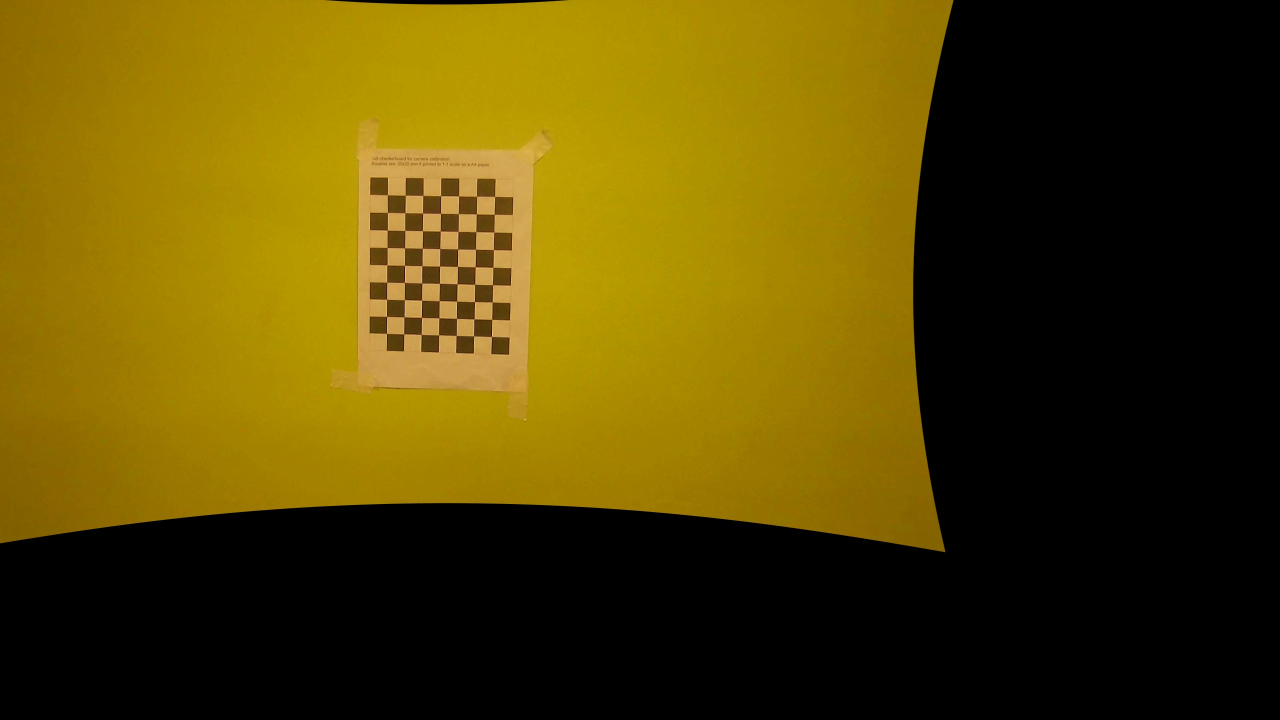
#> input picture cam_callibration/pinhole_images/001 (1).jpg, 2560 x 1440 px (shown at 1/2 size); its folder holds 4 pictures in this run
$ python callibrate.py
#> lines starting #> are read from the running program, lines starting #| are printed output that depends on the picture
import cv2
import numpy as np
from pathlib import Path

# ================= SETTINGS =================
IMG_DIR = Path(
    r"C:\Users\ASUS\Documents\campus related\5. fifth semester\Macchine Learning\kamera kalibrasi\pinhole_images"
)

OUT_FILE = Path("calibration/camW_intrinsics.npz")

ROWS = 7
COLS = 9
SQUARE = 0.02
# ===========================================

pattern_size = (COLS, ROWS)

objp = np.zeros((ROWS * COLS, 3), np.float32)
objp[:, :2] = np.mgrid[0:COLS, 0:ROWS].T.reshape(-1, 2)
objp *= SQUARE

objpoints = []
imgpoints = []

criteria = (cv2.TERM_CRITERIA_EPS + cv2.TERM_CRITERIA_MAX_ITER, 30, 1e-6)

for img_path in sorted(IMG_DIR.glob("*.jpg")):
    img = cv2.imread(str(img_path))
#> img is the input picture: shape (1440, 2560, 3); mean B, G, R 3.1, 69.1, 86.2
    if img is None:
        print("[WARN] Cannot read:", img_path)
        continue

    gray = cv2.cvtColor(img, cv2.COLOR_BGR2GRAY)
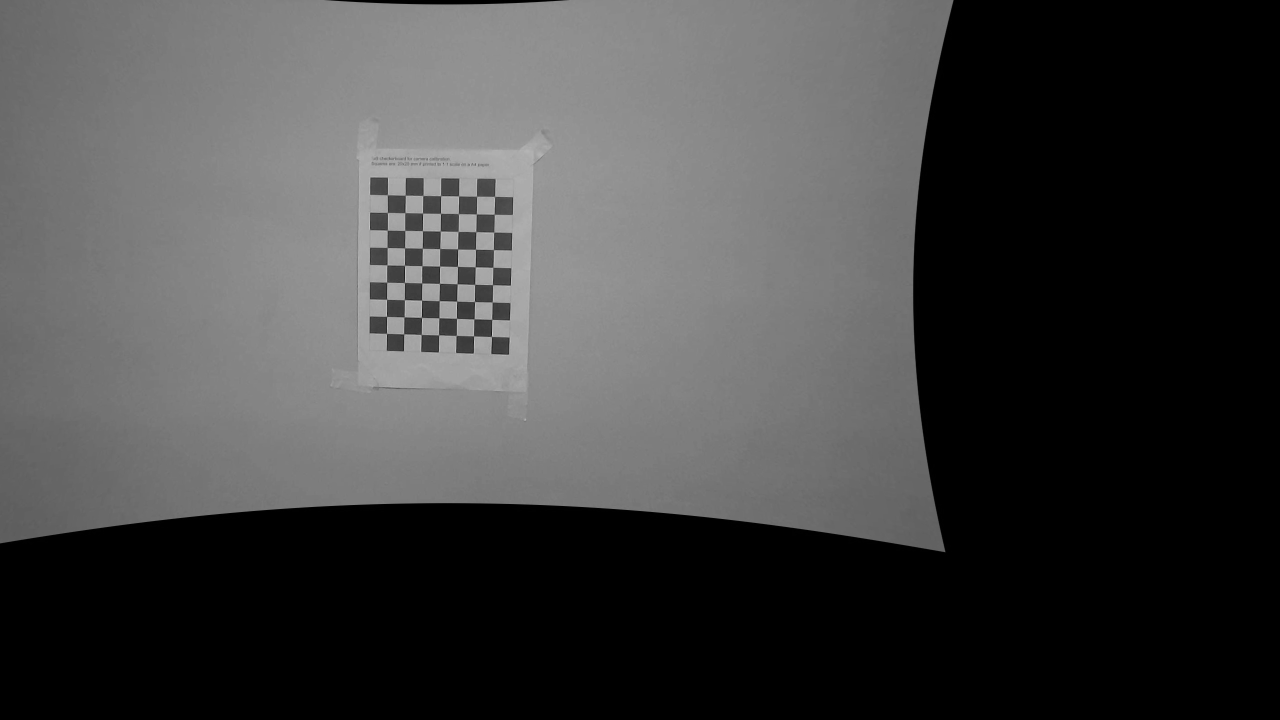
#> gray: shape (1440, 2560) (shown at 1/2 size); min 0, max 222, mean 66.6

    ok, corners = cv2.findChessboardCorners(gray, pattern_size)
#> ok = True; corners = 63 rows, first 8: [989.5, 393.8], [988.3, 428.9], [987.8, 465.4], [987.6, 500.1], [986.1, 534.7], [985.4, 569.7], [984.8, 604.2], [984.4, 639]
    if not ok:
        continue

    corners = cv2.cornerSubPix(gray, corners, (11, 11), (-1, -1), criteria)
#> corners = 63 rows, first 8: [989.6, 393.4], [988.7, 428.9], [988.2, 464.6], [987.3, 499.9], [986.3, 535], [985.5, 569.8], [984.7, 604.4], [984.2, 639.3]

    objpoints.append(objp)
    imgpoints.append(corners)
#> pass 2 of the loop `for img_path in sorted(IMG_DIR.glob("*.jpg")):`:
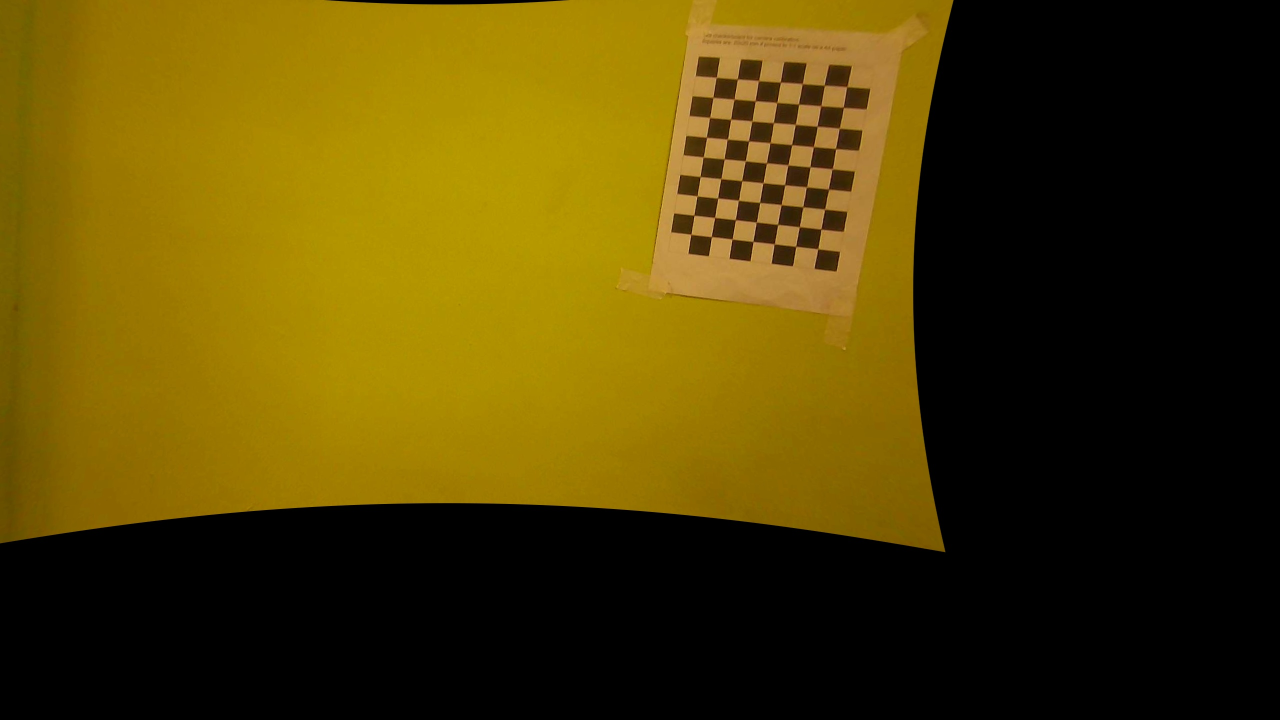
#> input picture cam_callibration/pinhole_images/001 (10).jpg, 2560 x 1440 px (shown at 1/2 size)
#> img is the input picture: shape (1440, 2560, 3); mean B, G, R 3.3, 64.5, 81.8
#> `gray = cv2.cvtColor(img, cv2.COLOR_BGR2GRAY)`:
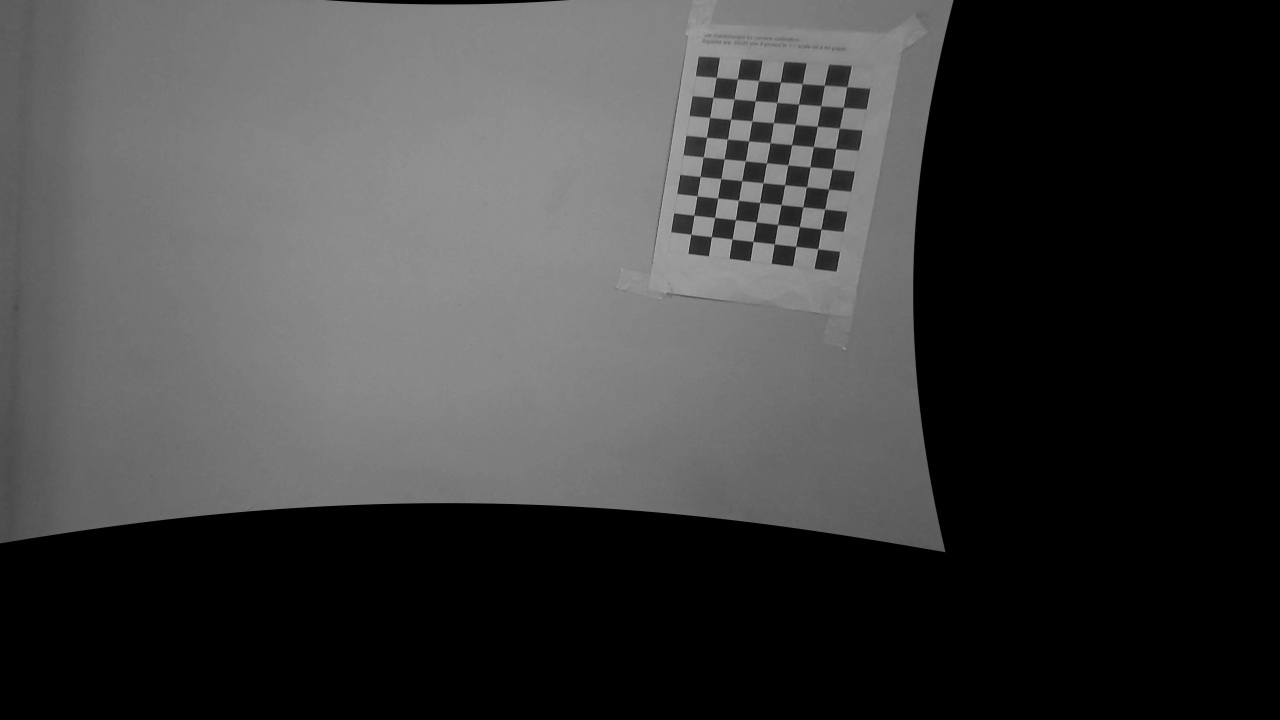
#> gray: shape (1440, 2560) (shown at 1/2 size); min 0, max 206, mean 62.7
#> `ok, corners = cv2.findChessboardCorners(gray, pattern_size)`: corners = 63 rows, first 8: [1695, 174], [1687.5, 215], [1679.5, 256.5], [1671.5, 297.5], [1664.5, 338], [1657.6, 377.3], [1650, 419], [1641.9, 458.9]
#> `corners = cv2.cornerSubPix(gray, corners, (11, 11), (-1, -1), criteria)`: corners = 63 rows, first 8: [1694, 173.7], [1687, 215.2], [1678.9, 256.8], [1671.6, 297.6], [1664.6, 338], [1657.4, 378.7], [1649.6, 418.7], [1642.3, 458.7]
#> pass 3 of the loop `for img_path in sorted(IMG_DIR.glob("*.jpg")):`:
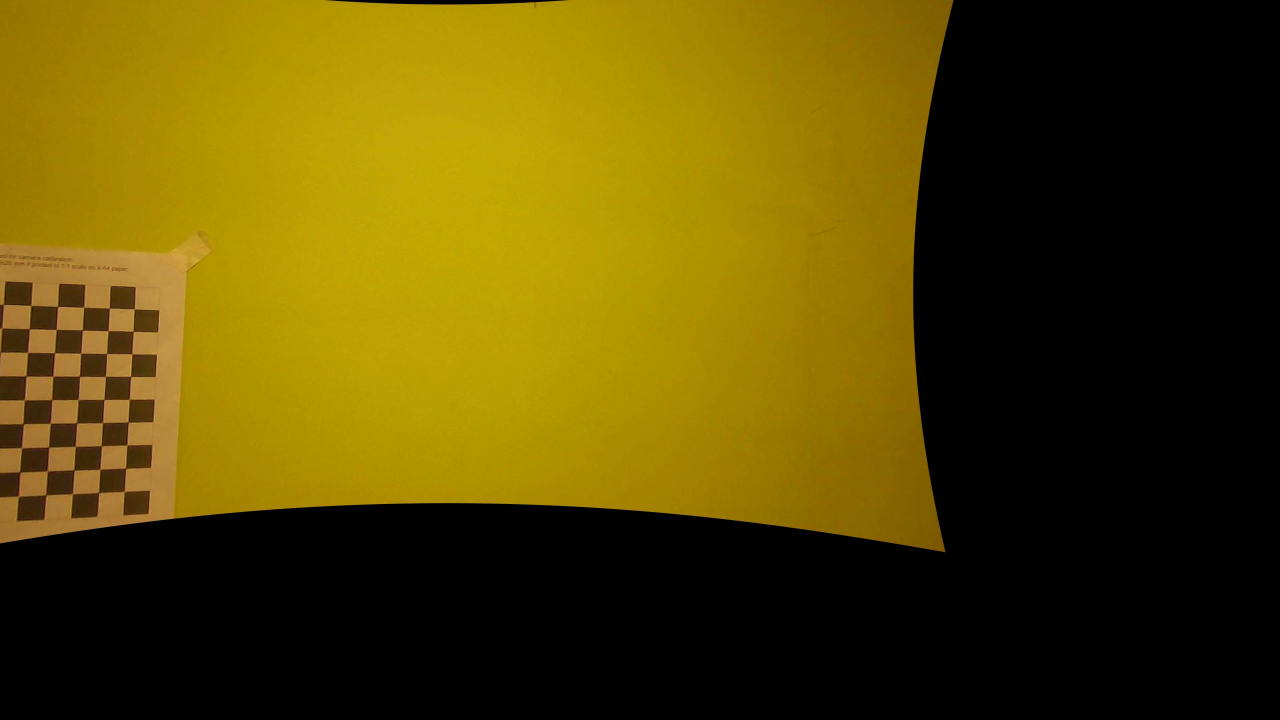
#> input picture cam_callibration/pinhole_images/001 (11).jpg, 2560 x 1440 px (shown at 1/2 size)
#> img is the input picture: shape (1440, 2560, 3); mean B, G, R 2.7, 71, 87.7
#> `gray = cv2.cvtColor(img, cv2.COLOR_BGR2GRAY)`:
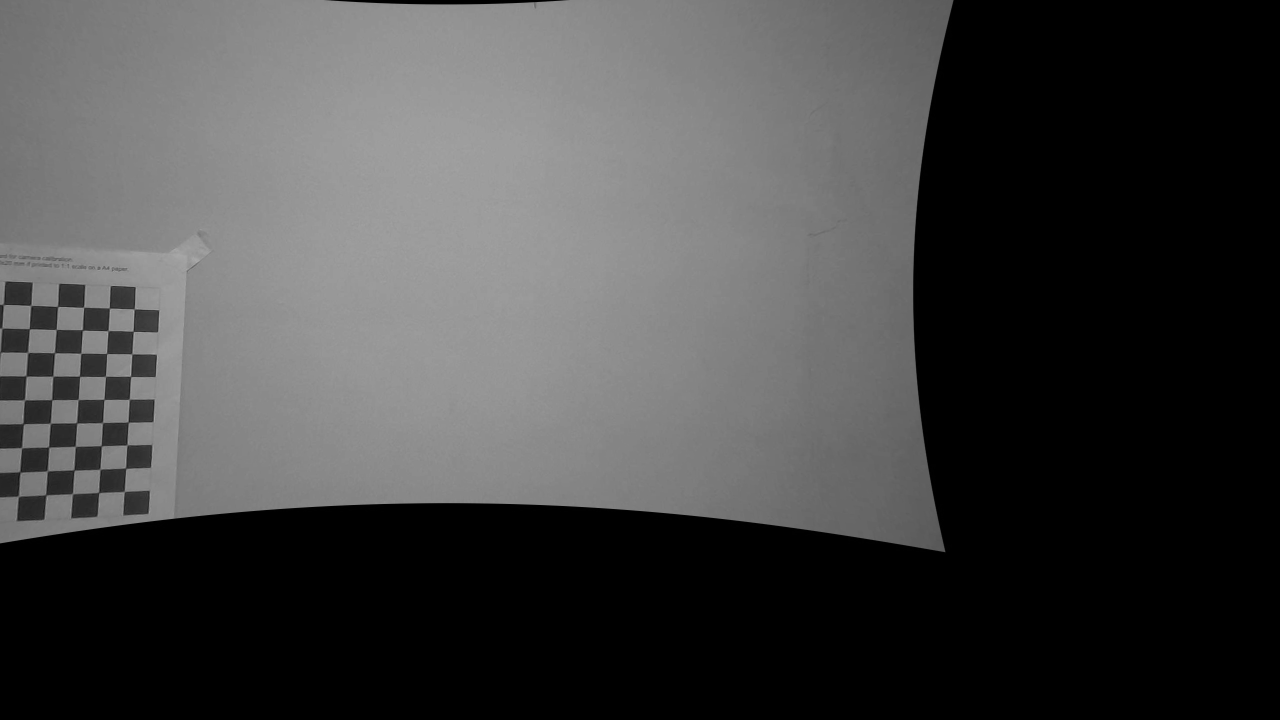
#> gray: shape (1440, 2560) (shown at 1/2 size); min 0, max 194, mean 68.2
#> `ok, corners = cv2.findChessboardCorners(gray, pattern_size)`: ok = False; corners = None
#> the loop made 4 passes; the first 3 are shown

print("[INFO] Images used:", len(objpoints))
#> (the run stopped early here; a loop or call above may not have finished)
